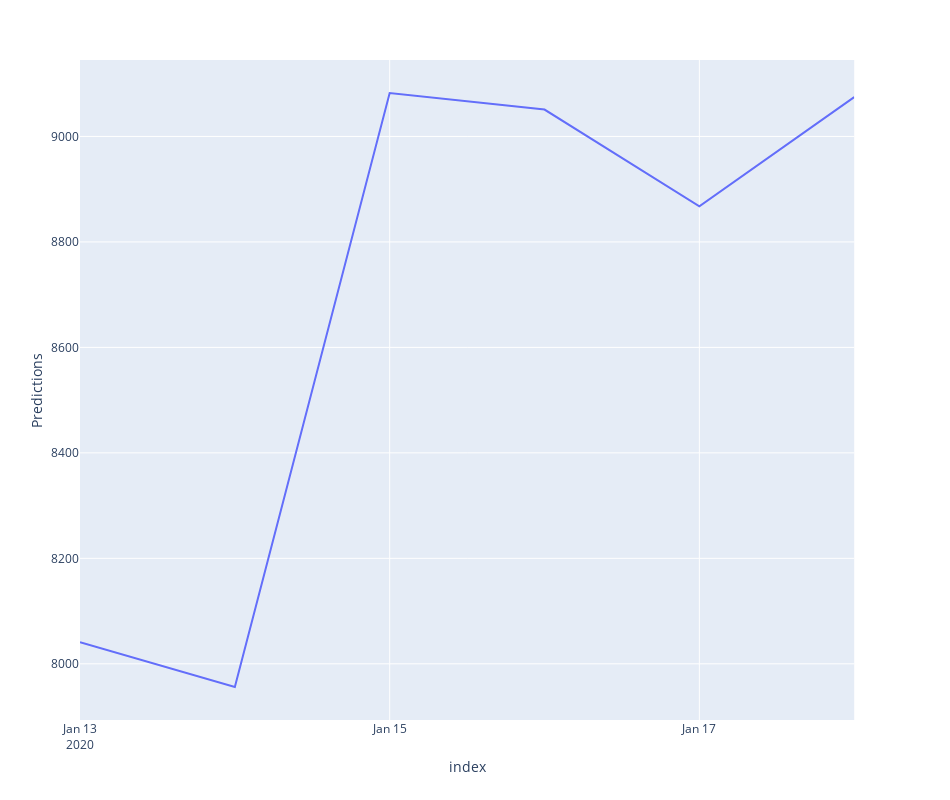

The notebook cell saved with this chart:
### Code cell
fig = px.line(actuals_vs_predictions, x = 'index', y = 'Predictions')
fig.update_layout(autosize = True, height = 800, width = 950)
fig.update_xaxes(nticks = 5)
fig.update_yaxes(automargin=True)

### Figure 1 — Plotly figure (JSON) as saved in the notebook; plotly's stock layout.template omitted (floating-point values rounded to 4 significant figures)
{"data": [{"hoverlabel": {"namelength": 0}, "hovertemplate": "index=%{x}<br>Predictions=%{y}", "legendgroup": "", "line": {"color": "#636efa", "dash": "solid"}, "mode": "lines", "name": "", "showlegend": false, "type": "scatter", "x": ["2020-01-13T00:00:00", "2020-01-14T00:00:00", "2020-01-15T00:00:00", "2020-01-16T00:00:00", "2020-01-17T00:00:00", "2020-01-18T00:00:00"], "xaxis": "x", "y": [8041.0, 7956.0, 9082.0, 9051.0, 8868.0, 9075.0], "yaxis": "y"}], "layout": {"autosize": true, "height": 800, "legend": {"tracegroupgap": 0}, "margin": {"t": 60}, "width": 950, "xaxis": {"anchor": "y", "autorange": true, "domain": [0, 0.98], "nticks": 5, "range": ["2020-01-13", "2020-01-18"], "title": {"text": "index"}, "type": "date"}, "yaxis": {"anchor": "x", "automargin": true, "autorange": true, "domain": [0, 1], "range": [7893.0, 9145.0], "title": {"text": "Predictions"}, "type": "linear"}}}
